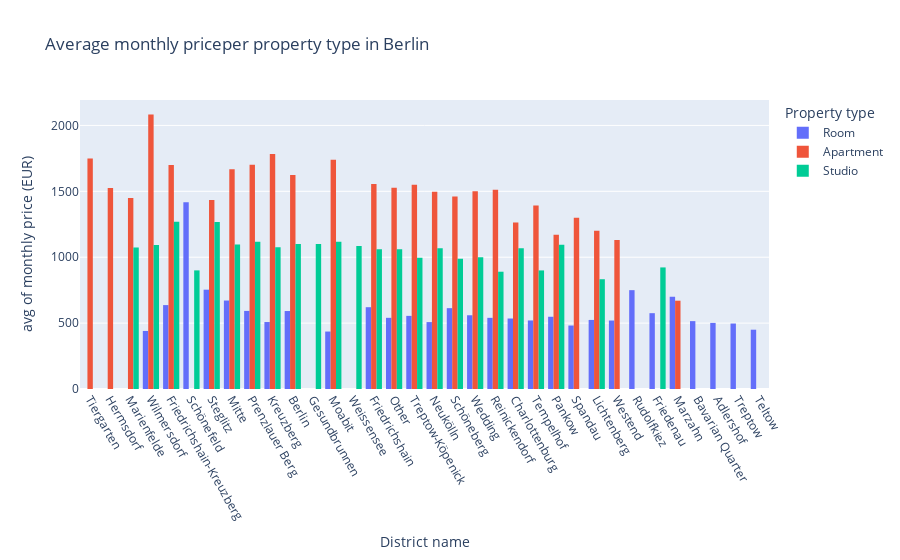

Notebook source saved alongside this figure:
### Code cell
#lets calculate average price per apartment type in each district
#df_avg = df.groupby(['district','property',]).mean()['monthly_price_avg']

fig = px.histogram(df, 
                   x='district',
                   y='monthly_price_avg', 
                   color="property",
                   histfunc='avg',
                   barmode='group',
                   barnorm=None,
                   title="Average monthly priceper property type in Berlin",
                   labels={
                      "district": "District name",
                      "monthly_price_avg": "monthly price (EUR)",
                      "property": "Property type"
                   })
fig.update_xaxes(categoryorder='mean descending', tickangle = 60)
fig.show()

#'trace', 'category ascending', 'category descending',
#'array', 'total ascending', 'total descending', 'min ascending', 
#'min descending', 'max ascending', 'maxdescending', 
#'sum ascending', 'sum descending', 'mean ascending', 
#'mean descending', 'median ascending', 'median descending'

### Figure 1 — Plotly figure (JSON) as saved in the notebook; plotly's stock layout.template omitted (floating-point values rounded to 4 significant figures; data arrays with more than 128 entries replaced by an {"elided": "..."} marker saying what was removed)
{"data": [{"alignmentgroup": "True", "bingroup": "x", "histfunc": "avg", "hovertemplate": "Property type=Room<br>District name=%{x}<br>avg of monthly price (EUR)=%{y}<extra></extra>", "legendgroup": "Room", "marker": {"color": "#636efa"}, "name": "Room", "offsetgroup": "Room", "orientation": "v", "showlegend": true, "type": "histogram", "x": {"elided": "536 str values"}, "xaxis": "x", "y": {"elided": "536 float values"}, "yaxis": "y"}, {"alignmentgroup": "True", "bingroup": "x", "histfunc": "avg", "hovertemplate": "Property type=Apartment<br>District name=%{x}<br>avg of monthly price (EUR)=%{y}<extra></extra>", "legendgroup": "Apartment", "marker": {"color": "#EF553B"}, "name": "Apartment", "offsetgroup": "Apartment", "orientation": "v", "showlegend": true, "type": "histogram", "x": {"elided": "241 str values"}, "xaxis": "x", "y": {"elided": "241 int values"}, "yaxis": "y"}, {"alignmentgroup": "True", "bingroup": "x", "histfunc": "avg", "hovertemplate": "Property type=Studio<br>District name=%{x}<br>avg of monthly price (EUR)=%{y}<extra></extra>", "legendgroup": "Studio", "marker": {"color": "#00cc96"}, "name": "Studio", "offsetgroup": "Studio", "orientation": "v", "showlegend": true, "type": "histogram", "x": {"elided": "223 str values"}, "xaxis": "x", "y": {"elided": "223 int values"}, "yaxis": "y"}], "layout": {"barmode": "group", "legend": {"title": {"text": "Property type"}, "tracegroupgap": 0}, "title": {"text": "Average monthly priceper property type in Berlin"}, "xaxis": {"anchor": "y", "categoryorder": "mean descending", "domain": [0, 1], "tickangle": 60, "title": {"text": "District name"}}, "yaxis": {"anchor": "x", "domain": [0, 1], "title": {"text": "avg of monthly price (EUR)"}}}}
